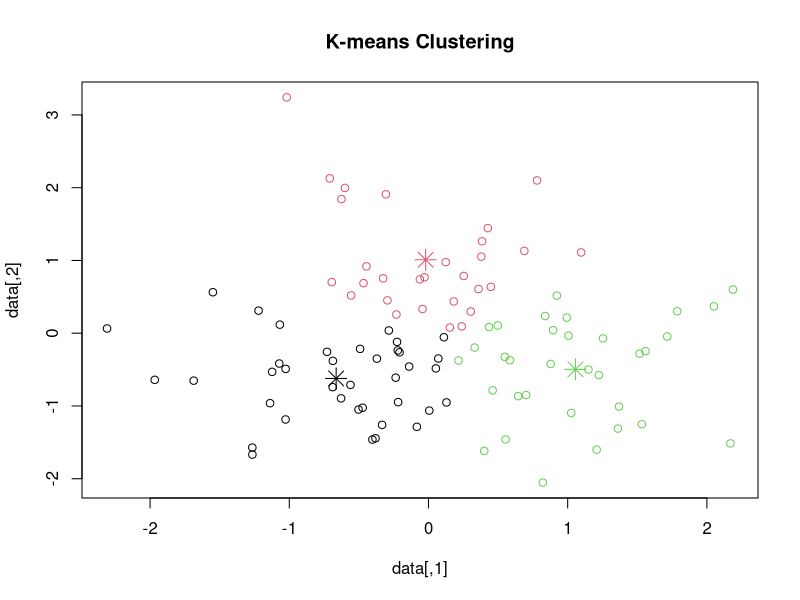

Write the R code that produced this figure.
set.seed(123)
data <- matrix(rnorm(200), ncol = 2)  
k <- 3
kmeans_result <- kmeans(data, centers = k)
print(kmeans_result$centers)
print(kmeans_result$cluster)
plot(data, col = kmeans_result$cluster, main = "K-means Clustering")
points(kmeans_result$centers, col = 1:k, pch = 8, cex = 2)  # Plot cluster centers
